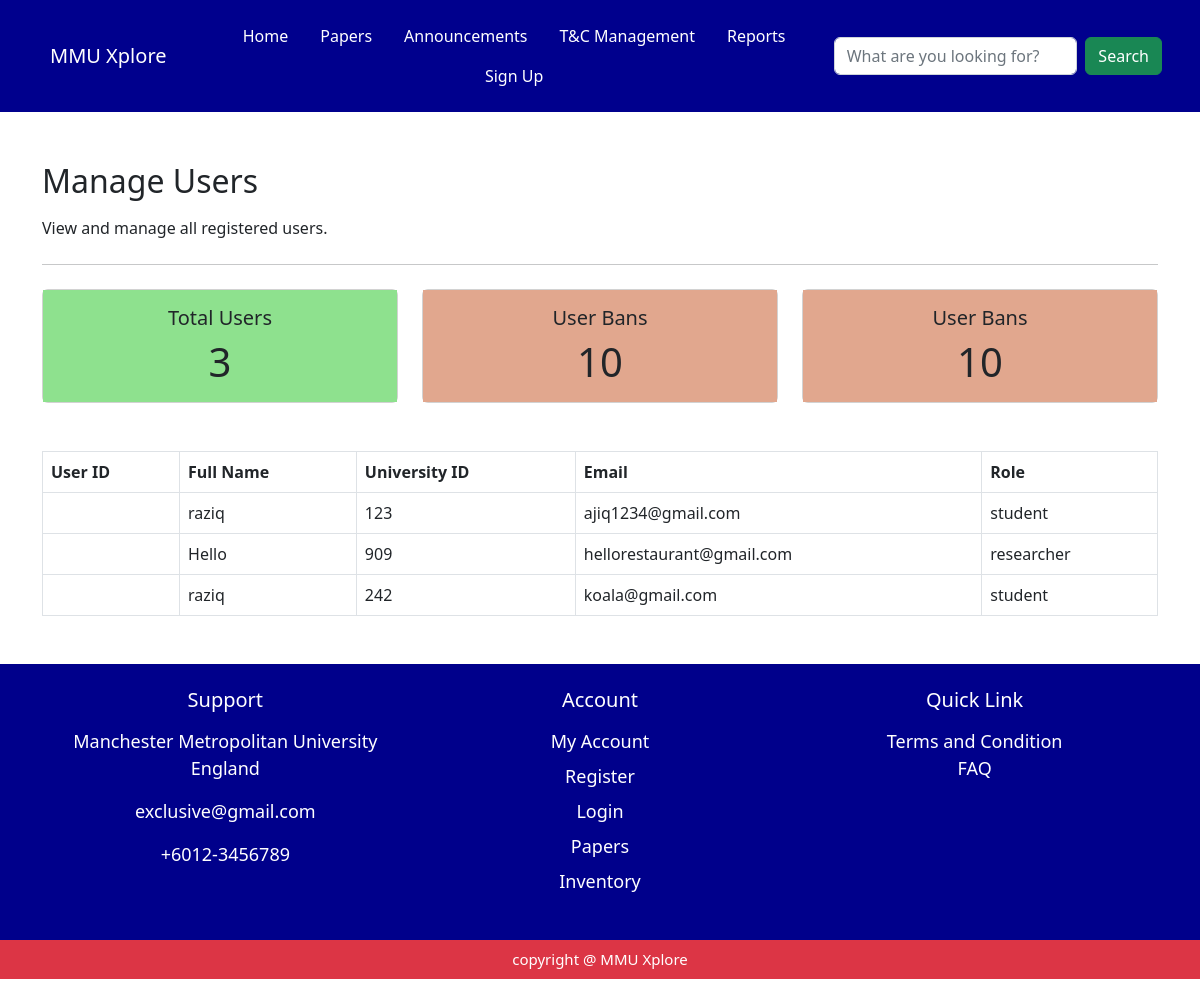
Page /adminguy/manage_users/ on the earlier database version.
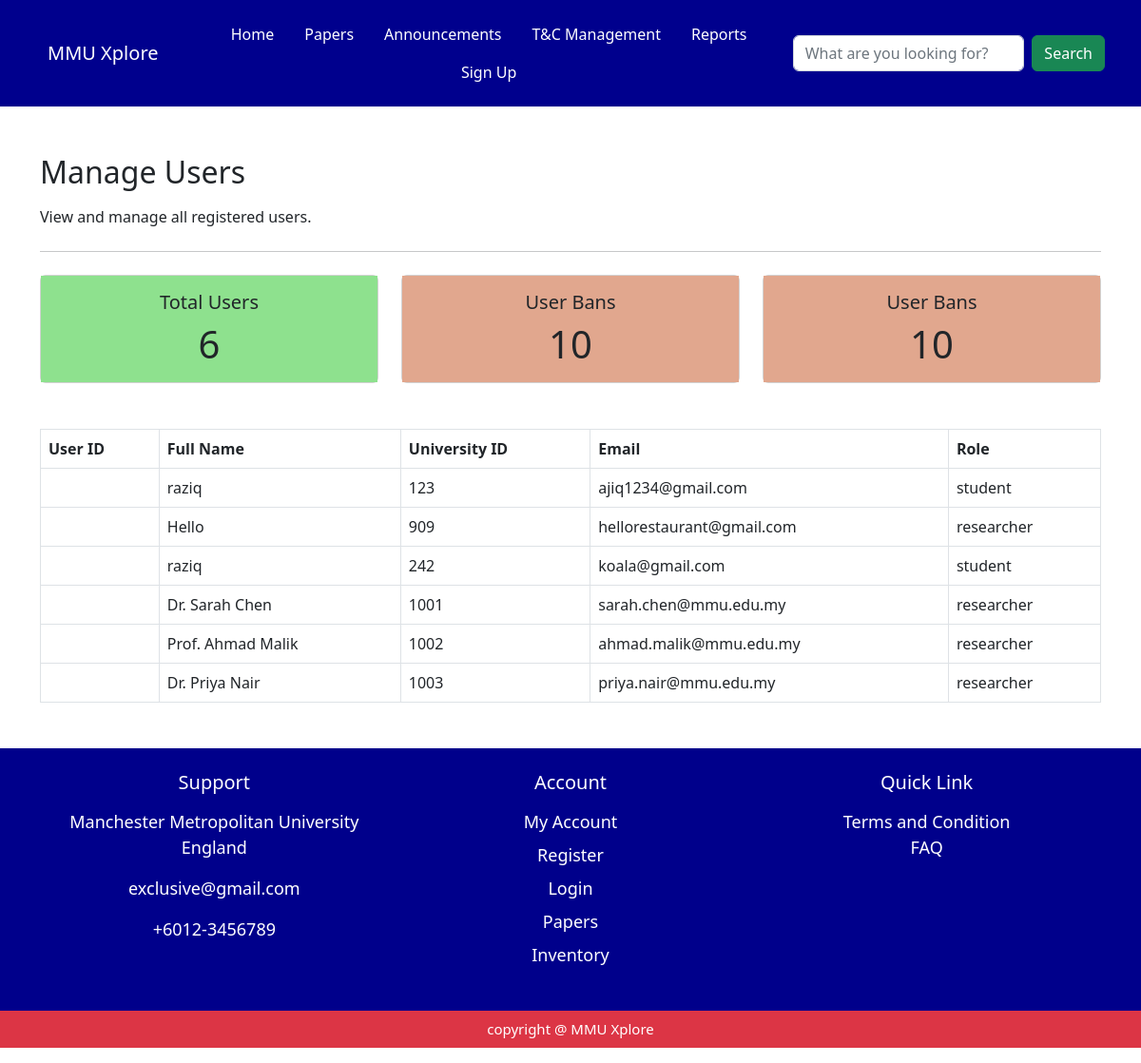
Same page on the later database version.
### myapp/models.py (models this page shows, shortened)
class User(models.Model):
     user_id = models.AutoField(primary_key=True)
     fullname = models.CharField(max_length=150 , default='unknown' , blank=True)
     university_id = models.CharField(max_length=50, unique=True , default='0000')
     email = models.EmailField(unique=True , default='unknown@example.com')
     password = models.CharField(max_length=250 , default='password')
     role = models.CharField(max_length=50, default='student')
     avatar = models.FileField(upload_to='profile/', blank=True, null=True)
     date_joined = models.DateTimeField(auto_now_add=True )

### myapp/views.py (the view)
# urls.py: path('adminguy/manage_users/', views.manage_users, name='manage_users' ),
def manage_users(request):
    user_name = request.session.get('user_name', 'Guest')
    users = User.objects.all()
    total_users = users.count()
    return render(request , 'adminguy/manage_users.html', {'user_name': user_name , 'users': users, 'total_users': total_users} )

### myapp/templates/adminguy/manage_users.html (shortened to what this page needs)
<!DOCTYPE html>
<html lang="en">
<head>
    <link href="https://cdn.jsdelivr.net/npm/bootstrap@5.2.3/dist/css/bootstrap.min.css" rel="stylesheet">
</head>
<body>
{% include 'components/admin_navbar.html' %}
<div>
    <div class="container mb-5" style="margin-top: 50px; margin-bottom: 50px;">
        <div class="jumbotron">
                <h2 class="mb-3">Manage Users</h2>
                <p>View and manage all registered users.</p>
                <hr class="my-4">
            </div>
            <div class="table-responsive">
                <div class="row g-4  mb-5 ">
                    <div class="col-md-4">
    <div class="card" >
      <div class="card-body text-center" style="background-color: rgb(142, 225, 142); " >
        <h5 class="card-title">Total Users</h5>
        <h1 class="card-text">{{ total_users }}</h1>
      </div>
    </div>
  </div>
 <div class="col-md-4">
    <div class="card" >
      <div class="card-body text-center" style="background-color: rgb(225, 167, 142); " >
        <h5 class="card-title">User Bans</h5>
        <h1 class="card-text">10</h1>
      </div>
    </div>
  </div>
<div class="col-md-4">
    <div class="card" >
      <div class="card-body text-center" style="background-color: rgb(225, 167, 142); " >
        <h5 class="card-title">User Bans</h5>
        <h1 class="card-text">10</h1>
      </div>
    </div>
  </div>
</div>
                </div>
    <table class="table table-bordered">
        <thead>
        <tr>
            <th scope="col">User ID</th>
            <th scope="col">Full Name</th>
            <th scope="col">University ID</th>
            <th scope="col">Email</th>
            <th scope="col">Role</th>
        </tr>
        </thead>
        <tbody>
        {% for user in users %}
        <tr>
            <td>{{ user.id }}</td>
            <td>{{ user.fullname }}</td>
            <td>{{ user.university_id }}</td>
            <td>{{ user.email }}</td>
            <td>{{ user.role }}</td>
        </tr>
        {% endfor %}
        </tbody>
    </table>
</div>
    </div>
{% include 'components/footer.html' %}
</body>
</html>

### myapp/templates/components/admin_navbar.html
<nav class="navbar navbar-expand-lg" style="background-color: rgb(0, 0, 141);">
    <div class="container p-2" >
    <nav class="navbar " style="background-color: rgb(0, 0, 141);" >
  <div class="container-fluid">
    <a class="navbar-brand text-white"  href="#">MMU Xplore</a>
  </div>
</nav>
  <ul class="nav justify-content-center">
  <li class="nav-item">
    <a class="nav-link text-white" href="/adminguy/admin_page/" >Home </a>
  </li>
  <li class="nav-item">
    <a class="nav-link text-white" href="/researchpaper">Papers</a>
  </li>
   <li class="nav-item">
    <a class="nav-link text-white" href="/adminguy/announcement_page/">Announcements</a>
  </li>
    <li class="nav-item">
    <a class="nav-link text-white" href="/term_condition_page/">T&C Management</a>
  </li>
    <li class="nav-item">
    <a class="nav-link text-white" href="#">Reports</a>
  </li>
  <li class="nav-item">
{% if user_name != 'Guest' %}
  <a class="nav-link text-white"  data-bs-toggle="modal" data-bs-target="#staticBackdrop" href="#">{{ user_name }}</a>
<div class="modal fade" id="staticBackdrop" data-bs-backdrop="static" data-bs-keyboard="false" tabindex="-1" aria-labelledby="staticBackdropLabel" aria-hidden="true">
  <div class="modal-dialog">
    <div class="modal-content">
      <div class="modal-header">
        <h1 class="modal-title fs-5" id="staticBackdropLabel">Modal title</h1>
        <button type="button" class="btn-close" data-bs-dismiss="modal" aria-label="Close"></button>
      </div>
      <div class="modal-body">
        Welcome back, {{ user_name }}!
        <br>
        Would you like to edit your profile?
      </div>
      <div class="modal-footer">
        <button type="button" class="btn btn-secondary" data-bs-dismiss="modal">Close</button>
        <button type="button" class="btn btn-primary">Go to Profile Page</button>
        <button class="btn btn-primary">Logout</button>
      </div>
    </div>
  </div>
</div>
{% else %}
  <a class="nav-link text-white" href="/signup">Sign Up</a>
{% endif %}
  </li>
</ul>
  <form class="d-flex" role="search">
      <input class="form-control me-2" type="search" placeholder="What are you looking for?" aria-label="Search">
      <button class="btn btn-success" type="submit">Search</button>
    </form>
</div>
</nav>

### myapp/templates/components/footer.html (shortened to what this page needs)
  <section class="contact-us-page">
      <div style="background-color:darkblue ;">
        <div class="container">
       <div class="row text-center p-2 ">
  <div class="col-sm-4 mb-sm-0 ">
    <div class="card mb-5 " style="background-color:transparent;border: none;" data-aos="fade-middle" data-aos-duration="1000">
      <div class="card-body">
        <h5 class="card-title mb-3" style=" color: white;">Support</h5>
        <p class="card-text text-white" style="font-size:18px; font-weight: 100;">Manchester Metropolitan University <br> England</p>
        <p class="card-text text-white" style="font-size:18px; font-weight: 100;">exclusive@gmail.com</p>
        <p class="card-text text-white" style="font-size:18px; font-weight: 100;">+6012-3456789</p>
      </div>
    </div>
  </div>
   <div class="col-sm-4 mb-3">
    <div class="card" style="background-color:transparent;border: none;"data-aos="fade-middle" data-aos-duration="1000">
      <div class="card-body">
        <h5 class="card-title mb-3" style=" color: white;">Account</h5>
          <a style="text-decoration: none;" href=""><p class="card-text text-white mb-2" style="font-size:18px; font-weight: 100;">My Account</p></a>
          <a style="text-decoration: none;" href=""><p class="card-text text-white mb-2" style="font-size:18px; font-weight: 100;">Register</p></a>
          <a style="text-decoration: none;" href=""><p class="card-text text-white mb-2" style="font-size:18px; font-weight: 100;">Login</p></a>
          <a style="text-decoration: none;" href="/researchpaper"><p class="card-text text-white mb-2" style="font-size:18px; font-weight: 100;">Papers</p></a>
          <a style="text-decoration: none;" href=""><p class="card-text text-white" style="font-size:18px; font-weight: 100;">Inventory</p></a>
      </div>
    </div>
  </div>
  <div class="col-sm-4">
    <div class="card" style="background-color:transparent;border: none;" data-aos="fade-middle" data-aos-duration="1000">
      <div class="card-body">
        <h5 class="card-title mb-3"  style=" color: white;">Quick Link</h5>
         <a href="/term_condition_page" style="text-decoration: none;"><p class="card-text text-white" style="font-size:18px; font-weight: 100;">Terms and Condition</p></a>
          <p class="card-text text-white" style="font-size:18px; font-weight: 100;">FAQ</p>
      </div>
    </div>
  </div>
</div>
      </div>
    </section>
     <section class="contact-us-page">
      <div class="bg-danger">
        <p style=" font-size:15px;" class="text-white p-2 text-center">copyright @ MMU Xplore</p>
      </div>
    </section>

Differences in the rows shown:
added User: fullname "Dr. Sarah Chen", university_id "1001", email "sarah.chen@mmu.edu.my", role "researcher"
added User: fullname "Prof. Ahmad Malik", university_id "1002", email "ahmad.malik@mmu.edu.my", role "researcher"
added User: fullname "Dr. Priya Nair", university_id "1003", email "priya.nair@mmu.edu.my", role "researcher"
Other differences:
{{ total_users }}: "3" → "6"
